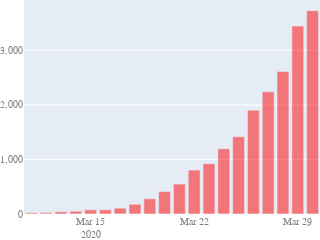
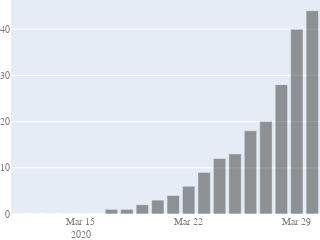

Source (notebook cell) for these figures, in order:
### Code cell
def show_map_and_histograms(addr):
    map, hist1, hist2, text = map_and_histogram_for_address(addr)
    map.show(config={'scrollZoom': False})
    hist1.show()
    hist2.show()
    print(text)
    
show_map_and_histograms('Chicago, IL')

### Figure 1 — Plotly figure (JSON) as saved in the notebook; plotly's stock layout.template omitted (floating-point values rounded to 4 significant figures)
{"data": [{"marker": {"color": "rgba(255,0,0,0.5)"}, "name": "cases", "type": "bar", "x": ["2020-03-11", "2020-03-12", "2020-03-13", "2020-03-14", "2020-03-15", "2020-03-16", "2020-03-17", "2020-03-18", "2020-03-19", "2020-03-20", "2020-03-21", "2020-03-22", "2020-03-23", "2020-03-24", "2020-03-25", "2020-03-26", "2020-03-27", "2020-03-28", "2020-03-29", "2020-03-30"], "y": [22, 27, 40, 51, 76, 76, 107, 179, 279, 412, 548, 805, 922, 1194, 1418, 1904, 2239, 2613, 3445, 3727]}], "layout": {"barmode": "stack", "font": {"color": "#7f7f7f", "family": "Times New Roman", "size": 10}, "height": 200, "margin": {"b": 0, "l": 0, "r": 0, "t": 0}, "showlegend": false, "width": 300, "yaxis": {"tickformat": ",d"}}}

### Figure 2 — Plotly figure (JSON) as saved in the notebook; plotly's stock layout.template omitted (floating-point values rounded to 4 significant figures)
{"data": [{"marker": {"color": "rgba(55,55,55,0.5)"}, "name": "deaths", "type": "bar", "x": ["2020-03-11", "2020-03-12", "2020-03-13", "2020-03-14", "2020-03-15", "2020-03-16", "2020-03-17", "2020-03-18", "2020-03-19", "2020-03-20", "2020-03-21", "2020-03-22", "2020-03-23", "2020-03-24", "2020-03-25", "2020-03-26", "2020-03-27", "2020-03-28", "2020-03-29", "2020-03-30"], "y": [0, 0, 0, 0, 0, 0, 1, 1, 2, 3, 4, 6, 9, 12, 13, 18, 20, 28, 40, 44]}], "layout": {"barmode": "stack", "font": {"color": "#7f7f7f", "family": "Times New Roman", "size": 10}, "height": 100, "margin": {"b": 0, "l": 0, "r": 0, "t": 0}, "showlegend": false, "width": 300, "yaxis": {"tickformat": ",d"}}}
